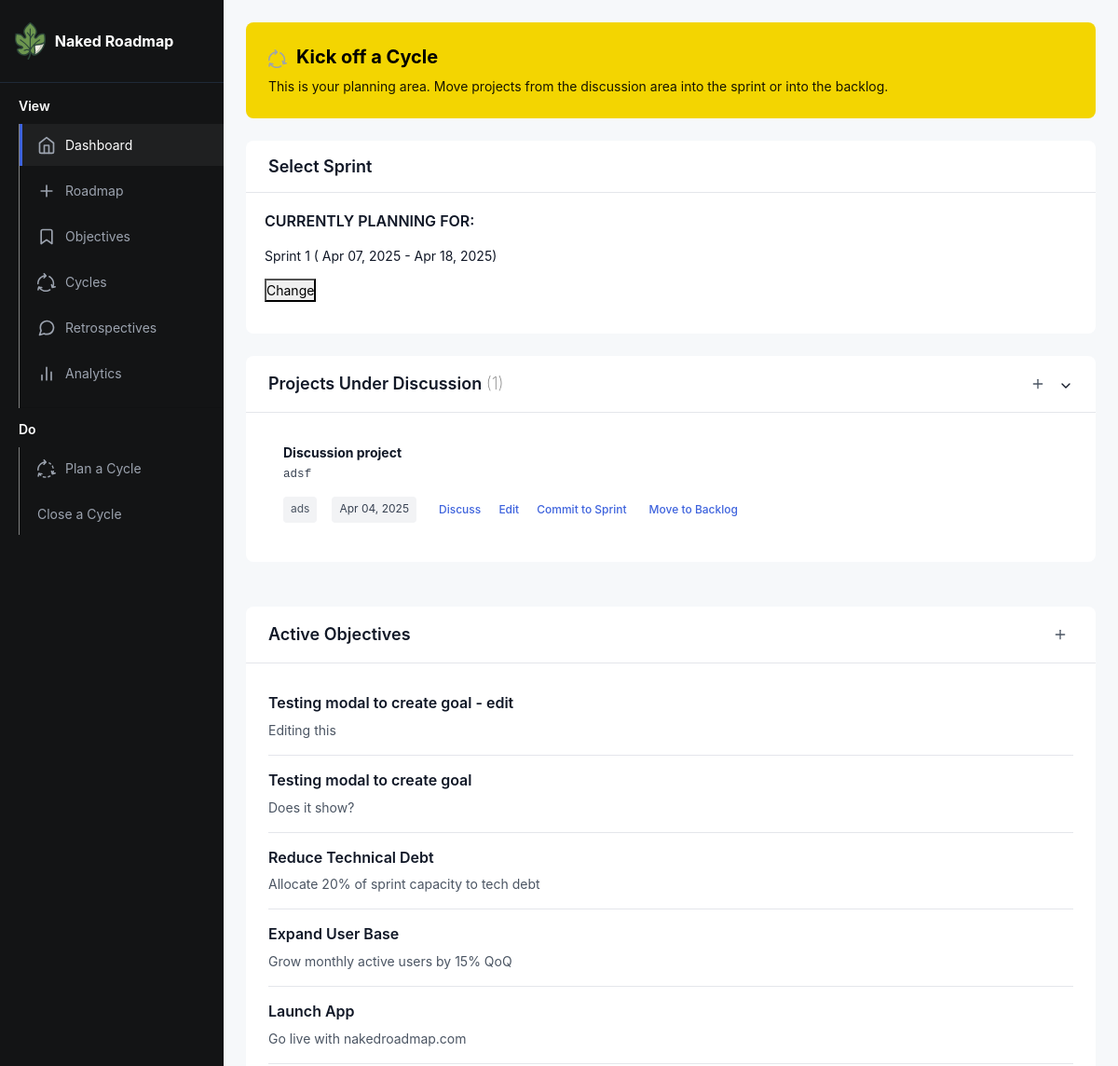
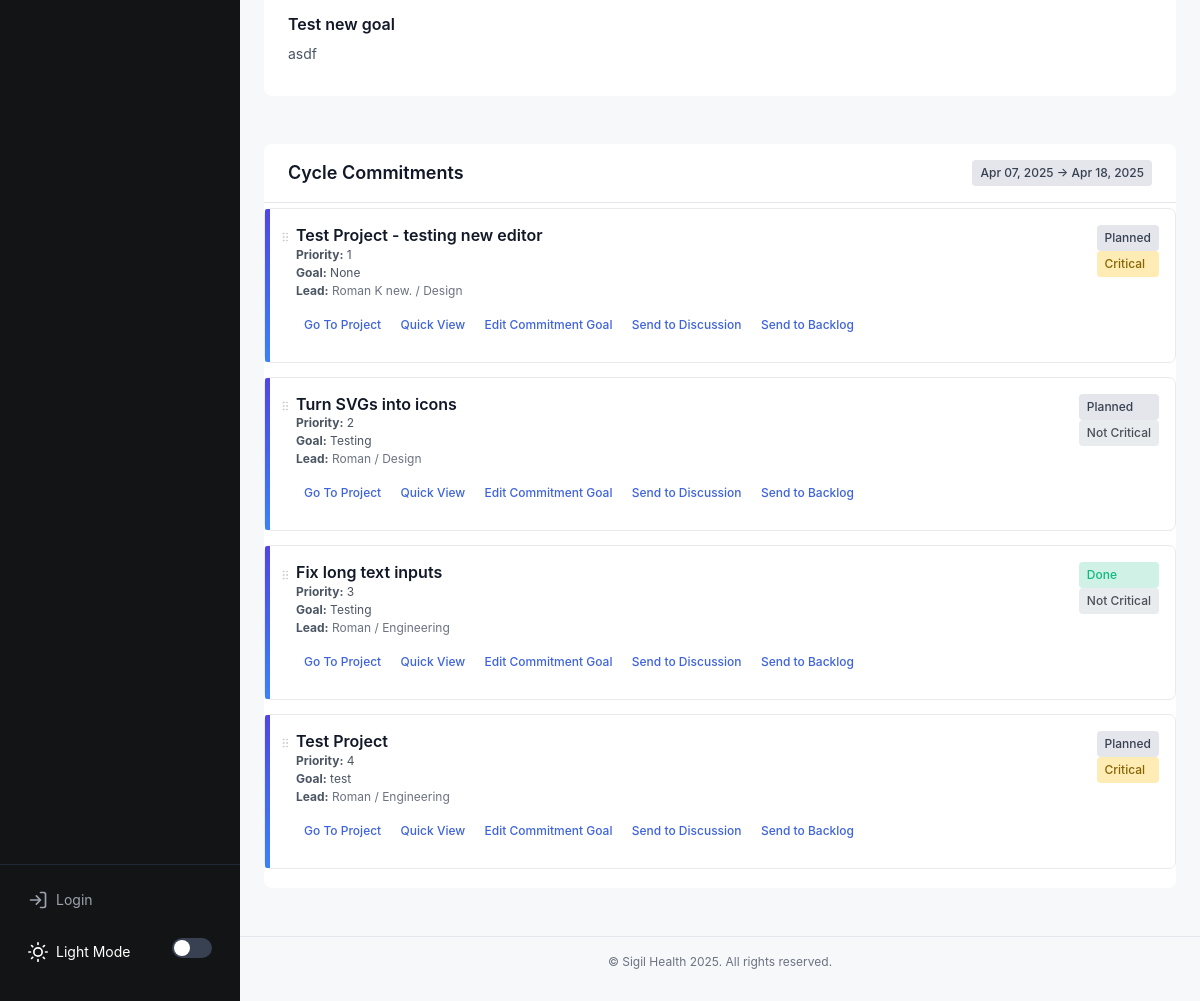
Screenshot of /planning/cycle/2 with the database file from the repository (2 pictures, top to bottom).
### app/models.py (models this page shows, shortened)
class Sprint(db.Model):
    id: so.Mapped[int] = so.mapped_column(primary_key=True)
    created: so.Mapped[datetime] = so.mapped_column(index=True, default=lambda: datetime.now(timezone.utc))
    title: so.Mapped[str] = so.mapped_column(sa.TEXT())
    date_start: so.Mapped[date] = so.mapped_column(index=True)
    date_end: so.Mapped[date] = so.mapped_column(index=True)
    goals: so.Mapped[str] = so.mapped_column(sa.TEXT(), nullable=True)
    status: so.Mapped[str] = so.mapped_column(sa.TEXT(), nullable=True)

class Project(db.Model):
    __tablename__ = "project"
    id: so.Mapped[int] = so.mapped_column(primary_key=True)
    name: so.Mapped[str] = so.mapped_column(sa.TEXT())
    created: so.Mapped[datetime] = so.mapped_column(index=True, default=lambda: datetime.now(timezone.utc))
    dri: so.Mapped[str] = so.mapped_column(sa.TEXT())
    team: so.Mapped[str] = so.mapped_column(sa.TEXT())
    context: so.Mapped[str] = so.mapped_column(sa.TEXT())
    why: so.Mapped[str] = so.mapped_column(sa.TEXT())
    requirements: so.Mapped[str] = so.mapped_column(sa.TEXT())
    launch: so.Mapped[str] = so.mapped_column(sa.TEXT())
    location: so.Mapped[str] = so.mapped_column(sa.TEXT(),  nullable=True, default="discussion")
    type: so.Mapped[str] = so.mapped_column(sa.TEXT(), nullable=True)
    status: so.Mapped[str] = so.mapped_column(sa.TEXT(), nullable=True, default="Active")

class Goal(db.Model):
    id: so.Mapped[int] = so.mapped_column(primary_key=True)
    created: so.Mapped[datetime] = so.mapped_column(index=True, default=lambda: datetime.now(timezone.utc))
    title: so.Mapped[str] = so.mapped_column(sa.TEXT())
    requested_by: so.Mapped[str] = so.mapped_column(sa.TEXT())
    details: so.Mapped[str] = so.mapped_column(sa.TEXT())
    user_id: so.Mapped[int] = so.mapped_column(sa.ForeignKey(User.id), index=True)
    status: so.Mapped[str] = so.mapped_column(sa.TEXT(), nullable=True, default="Active")
    completed: so.Mapped[datetime] = so.mapped_column(nullable=True)

class SprintProjectMap(db.Model):
    id: so.Mapped[int] = so.mapped_column(primary_key=True)
    added: so.Mapped[datetime] = so.mapped_column(index=True, default=lambda: datetime.now(timezone.utc))
    sprint_id: so.Mapped[int] = so.mapped_column(sa.ForeignKey(Sprint.id), index=True)
    project_id: so.Mapped[int] = so.mapped_column(sa.ForeignKey(Project.id), index=True)
    goal: so.Mapped[str] = so.mapped_column(sa.TEXT(), nullable=True)
    status: so.Mapped[str] = so.mapped_column(sa.TEXT(), default="Planned")
    order: so.Mapped[int] = so.mapped_column(nullable=True, autoincrement=True)
    project = db.relationship("Project", backref="sprint_mappings")
    sprint = db.relationship("Sprint", backref="project_mappings")
    critical: so.Mapped[bool] = so.mapped_column(default=False, nullable=True)

### app/routes.py (the view)
@app.route('/planning/cycle/<int:sprint_id>', methods=['GET'])
def planningStep2CycleSelected(sprint_id):
    projects = (
        Project.query
        .order_by(Project.created.desc())
        .filter(Project.status != "Completed")
        .all()
    )
    goals = (
        Goal.query
        .order_by(Goal.created.desc())
        .all()
    )
    selectedsprint = (
        Sprint.query
        .filter(Sprint.id == sprint_id)
        .first()
    )
    sprints = (
        Sprint.query
        .filter(Sprint.status != "Completed")
        .order_by(Sprint.date_start.asc())
        .all()
    )
    sprintlog = (
        SprintProjectMap.query
        .filter(SprintProjectMap.sprint_id == sprint_id)
        .order_by(SprintProjectMap.order.asc())
        .all()
    )
    today = datetime.now()
    return render_template(
        'plan-cycle-2.html',
        title='Plan a Cycle',
        projects=projects,
        goals=goals,
        config=Config,
        sprints=sprints,
        sprintlog=sprintlog,
        datetime=datetime,
        today=today,
        selectedsprint=selectedsprint
    )

### app/routes.py (called while the page is built)
@app.context_processor
def inject_csrf_token():
    return dict(csrf_token=generate_csrf())

### app/templates/plan-cycle-2.html (shortened to what this page needs)
{% extends 'base.html' %}
{% block content %}
<div class="welcome-banner">
  <h2><img src="{{ url_for('static', filename='./icons/cycle.svg')}}" style="max-height:20px; margin-right:10px;">Kick off a Cycle</h2>
  <p>This is your planning area. Move projects from the discussion area into the sprint or into the backlog.</p>
</div>
<section class="section cycle-section">
  <div class="section-header collapsible-header" onclick="toggleCycleSection()">
    <h3>Select Sprint</h3>
  </div>
  <div style="padding:20px;">
    <h4>CURRENTLY PLANNING FOR:</h4>
    <p>{{ selectedsprint.title }} ( {{selectedsprint.date_start.strftime('%b %d, %Y')}} - {{selectedsprint.date_end.strftime('%b %d, %Y')}})</p>
    <p><button id="toggleSelectSprint">Change</button>
    </p>
  </div>
</section>
<section class="two-column-section">
  <section class="section discussion-section column-wide section">
    <div class="section-header collapsible-header" onclick="toggleDiscussionSection()">
      <h3>Projects Under Discussion <span style="color:gray; font-weight:200;">({{ projects|selectattr('location', '==', "discussion")|list|length }})</span></h3>
      <div class="header-actions">
        <a href="{{ url_for('createProject') }}" class="btn-icon" title="Add new Goal">
          <svg width="16" height="16" viewBox="0 0 24 24" fill="none" stroke="currentColor" stroke-width="2" stroke-linecap="round" stroke-linejoin="round">
            <line x1="12" y1="5" x2="12" y2="19"></line>
            <line x1="5" y1="12" x2="19" y2="12"></line>
          </svg>
        </a>
        <span class="collapse-icon">
          <svg width="16" height="16" viewBox="0 0 24 24" fill="none" stroke="currentColor" stroke-width="2" stroke-linecap="round" stroke-linejoin="round">
            <polyline points="6 9 12 15 18 9"></polyline>
          </svg>
        </span>
      </div>
    </div>
    <div class="discussion-list" id="discussion-list">
      {% for project in projects|selectattr('location', '==', "discussion")|list %}
      <div class="discussion-item" data-project-id="{{ project.id }}">
        <p><strong>{{ project.name }}</strong><br>
          <span class="discussion-details">{{ project.context }}</span>
        </p>
        <div class="discussion-actions">
          <span class="requester date-badge">{{ project.dri }}</span> <span class="date-badge">{{ project.created.strftime('%b %d, %Y') }}</span>
          <button class="btn-text discuss-btn" data-project-id="{{ project.id }}">Discuss</button>
          <a href="{{ url_for('edit', project_id=project.id) }}" class="btn-icon" title="Edit project"><button class="btn-text">Edit</button></a>
          <button class="btn-text add-to-cycle-btn" data-project-id="{{ project.id }}">Commit to Sprint</button>
          <button class="btn-text move-to-backlog-btn" data-project-id="{{ project.id }}">Move to Backlog</button>
        </div>
      </div>
      {% endfor %}
    </div>
  </section>
  <section class="section discussion-section column-narrow section">
    <div class="section-header">
      <h3>Active Objectives</h3>
      <a href="{{ url_for('createGoal') }}" class="btn-icon" title="Add new Goal">
        <svg width="16" height="16" viewBox="0 0 24 24" fill="none" stroke="currentColor" stroke-width="2" stroke-linecap="round" stroke-linejoin="round">
          <line x1="12" y1="5" x2="12" y2="19"></line>
          <line x1="5" y1="12" x2="19" y2="12"></line>
        </svg>
      </a>
    </div>
    <div class="goals-list">
      {% for goal in goals %}
      <div class="goal-item">
        <h4>{{ goal.title }}</h4>
        <p>{{ goal.details }}</p>
      </div>
      {% endfor %}
    </div>
  </section>
</section>
<section>
  <div class="section">
    <div class="section-header">
      <h3>Cycle Commitments</h3>
      <span class="status-badge status-planned">
        {% if sprints|length > 0 %}
        {{ sprints[0].date_start.strftime('%b %d, %Y') }} &rarr; {{ sprints[0].date_end.strftime('%b %d, %Y') }}
        {% endif %}
      </span>
    </div>
    <div class="sprint-projects sortable-projects" id="sortable-projects">
      {% for entry in sprintlog %}
      {% set project = entry.project %}
      <div class="project-item" data-id="{{ entry.id }}" data-project-id="{{ project.id }}" data-order="{{ entry.order }}" style="display:flex; flex-direction: row;">
        <div class="project-handle" style="flex-shrink:1; text-align:center;">
          <span class="drag-handle">
          </span>
        </div>
        <div class="project-body" style="flex-grow:12;">
          <div class="project-header">
            <h4>
              {{ project.name }}
            </h4>
          </div>
          <div class="project-meta">
            <p><strong>Priority:</strong> {{ entry.order }}<br>
              <strong>Goal:</strong> {{ entry.goal }}
              <br><strong>Lead:</strong> <span class="project-team">{{ project.dri }} / {{ project.team }}</span>
            </p>
            <div class="commitments-actions">
              <a href="{{ url_for('project', project_id=project.id) }}"><button class="btn-text">Go To Project</button></a>
              <button class="btn-text quickview-btn" data-project-id="{{ project.id }}">Quick View</button>
              <button class="btn-text edit-goal-btn" data-project-id="{{ project.id }}" data-sprint-project-id="{{ entry.id }}" data-goal="{{ entry.goal }}">Edit Commitment Goal</button>
              <button class="btn-text move-to-discussion-btn" data-project-id="{{ project.id }}">Send to Discussion</button>
              <button class="btn-text move-to-backlog-btn" data-project-id="{{ project.id }}">Send to Backlog</button>
            </div>
          </div>
        </div>
        <div class="project-status" style="display:flex; flex-direction:column; flex-shrink:1;">
            <span class="status-badge
            {% if entry.status == 'In Progress' %}status-in-progress
            {% elif entry.status == 'Done' %}status-complete
            {% elif entry.status == 'Blocked' %}status-blocked
            {% else %}status-planned{% endif %}">
              {{ entry.status|default('Planned') }}
            </span>
            {% if entry.critical %}
            <span class="status-badge critical" data-id="{{ entry.id }}" title="Toggle critical status">Critical</span>
            {% else %}
            <span class="status-badge not-critical" data-id="{{ entry.id }}" title="Toggle critical status">Not Critical</span>
            {% endif %}
        </div>
      </div>
      {% endfor %}
    </div>
</section>
{% endblock %}

### rows the page displays
Sprint: title "Sprint 1", date_start "Apr 07, 2025", date_end "Apr 18, 2025"
Project: name "Discussion project", context "adsf", dri "ads", created "Apr 04, 2025"
Goal: title "Testing modal to create goal - edit", details "Editing this"
Goal: title "Testing modal to create goal", details "Does it show?"
Goal: title "Reduce Technical Debt", details "Allocate 20% of sprint capacity to tech debt"
Goal: title "Expand User Base", details "Grow monthly active users by 15% QoQ"
Goal: title "Launch App", details "Go live with nakedroadmap.com"
Goal: title "Test new goal", details "asdf"
SprintProjectMap: order "1", goal "None", status "Planned"
Project: name "Test Project - testing new editor", dri "Roman K new.", team "Design"
SprintProjectMap: order "2", goal "Testing", status "Planned"
Project: name "Turn SVGs into icons", dri "Roman", team "Design"
SprintProjectMap: order "3", goal "Testing", status "Done"
Project: name "Fix long text inputs", dri "Roman", team "Engineering"
SprintProjectMap: order "4", goal "test", status "Planned"
Project: name "Test Project", dri "Roman", team "Engineering"

### other values shown
{{ projects|selectattr('location', '==', "discussion")|list|length }} "1"
{{ config.company_name }} "Sigil Health"
